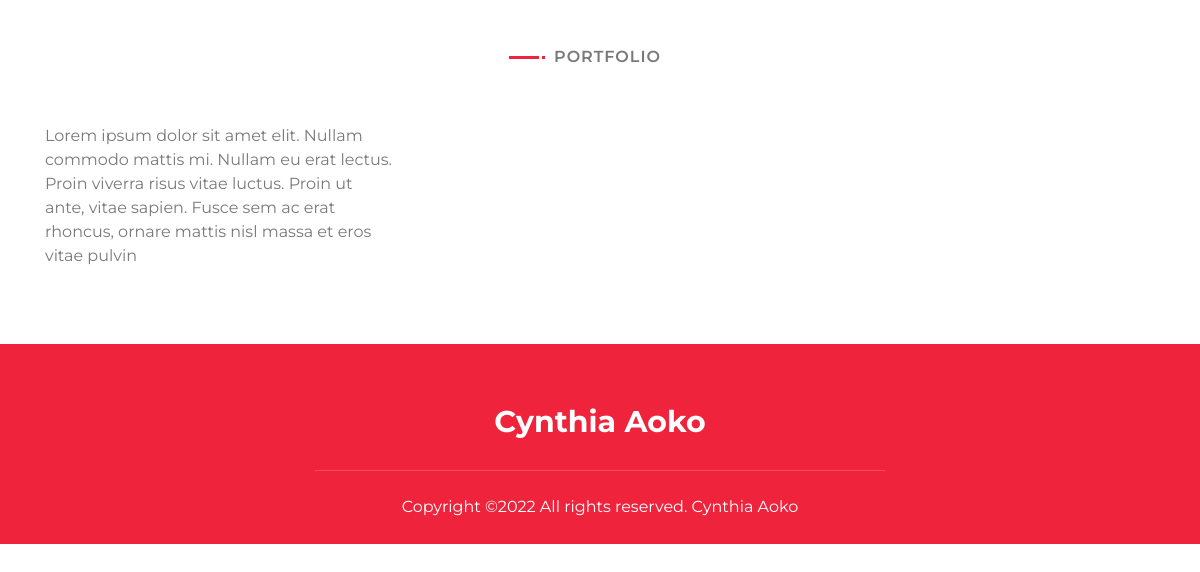
Screenshot of /portfolio/portfolio with the database file from the repository.
### main/models.py (models this page shows, shortened)
class Portfolio(models.Model):
    class Meta:
        verbose_name_plural = 'Portfolio Profiles'
        verbose_name = 'Portfolio'
        ordering = ["name"]
    date = models.DateTimeField(blank=True, null=True)
    name = models.CharField(max_length=200, blank=True, null=True)
    description = models.CharField(max_length=500, blank=True, null=True)
    body = RichTextField(blank=True, null=True)
    image = models.ImageField(blank=True, null=True, upload_to="portfolio")
    slug = models.SlugField(null=True, blank=True)
    is_active = models.BooleanField(default=True)

### main/views.py (the view)
# urls.py: path('portfolio/<slug:slug>', views.PortfolioDetailView.as_view(), name="portfolio"),
class PortfolioDetailView(generic.DetailView):
	model = Portfolio
	template_name = "main/portfolio-detail.html"

### portfolio/context_processors.py (called while the page is built)
def project_context(request):
	context = {
		'me': User.objects.first(),
	}
	return context

### main/templates/main/portfolio-detail.html (shortened to what this page needs)
{% extends 'main/base.html' %}
{% load static %}
{% block content %}
 <div class="portfolio" id="portfolio">
    <div class="container">
        <div class="section-header text-center wow zoomIn" data-wow-delay="0.1s">
            <p>{{object.name}}</p>
        </div>
        <div class="row portfolio-container">
            <div class="col-lg-4 col-md-6 col-sm-12 portfolio-item filter-1 wow fadeInUp" data-wow-delay="0.0s">
                <div class="portfolio-wrap">
                    {{object.body|safe}}
                </div>
            </div>
        </div>
    </div>
</div>
{%endblock%}

### static/css/style.css (style rules this page uses)
body { color: #797979; background: #ffffff; font-family: 'Montserrat', sans-serif; }
.section-header { position: relative; margin-bottom: 45px; }
.section-header p { display: inline-block; margin: 0 30px; margin-bottom: 10px; padding-left: 15px; position: relative; font-size: 16px; font-weight: 600; letter-spacing: 1px; text-transform: uppercase; background: #ffffff; }
.section-header p::before { position: absolute; content: ""; height: 3px; top: 11px; right: 0; left: -30px; background: #EF233C; z-index: -1; }
.section-header p::after { position: absolute; content: ""; width: 3px; height: 3px; top: 11px; left: 3px; background: #EF233C; z-index: 1; }
.portfolio { position: relative; padding: 45px 0 15px 0; }
.portfolio .portfolio-item { position: relative; }
.portfolio .portfolio-wrap { position: relative; width: 100%; }

### rows the page displays
Portfolio: name "PORTFOLIO", body "Lorem ipsum dolor sit amet elit. Nullam commodo mattis mi. Nullam eu erat lectus. Proin viverra risus vitae luctus. Proin ut ante, vitae sapien. Fusce sem ac erat rhoncus, ornare mattis nisl massa et eros vitae pulvin"
